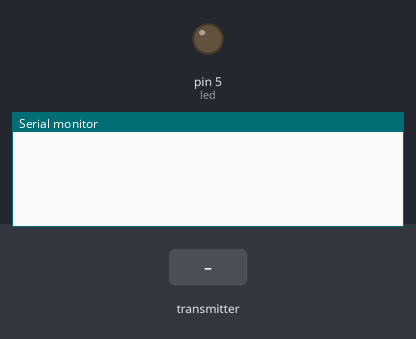
Bench run of a sketch on a simulated Arduino Uno, built with avr-gcc and run on an emulated ATmega328P. Parts: output pins drawn as LEDs (lit = HIGH), the last lines printed to the serial monitor. Inputs (shaded band) come from the test bench. No radio packets arrive unless stated.

Above: at 1.2 s.
1.3 s: the transmitter starts sending msg.0 = 0
At 1.7 s:
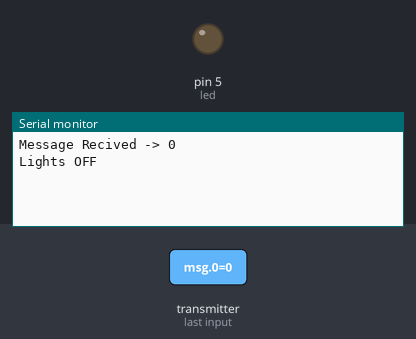
2.8 s: the transmitter starts sending msg.0 = 64
At 3.5 s:
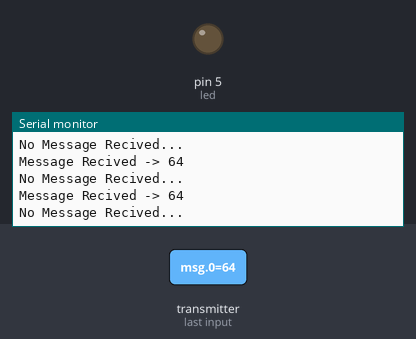

The sketch:

NRF24L01_SIMPLE_RX.ino
```cpp
#include<SPI.h>
#include<RF24.h>

byte msg[1];
RF24 radio(7,8);
int led = 5;
const uint64_t pipe = 0x8675309ABCll;

void setup()
{
Serial.begin(9600);
pinMode(led,OUTPUT);
radio.begin();
radio.openReadingPipe(1,pipe);
radio.startListening();
}

void loop()
{
if(radio.available())
  {
   radio.read(msg,sizeof(msg));
   Serial.print("Message Recived -> ");
   Serial.println(msg[0]);
   if(msg[0]==1)
     {
      digitalWrite(led,1);
      Serial.println("Lights ON");
      delay(2000);
     }
   else if(msg[0]==0)
     {
      digitalWrite(led,0);
      Serial.println("Lights OFF");
      delay(2000);
     }
    else
     {
      Serial.println("No Message Recived...");
     }
   }
}
```

Measured:
- after the input at 1.3 s, the serial monitor: prints a new line at once (image 1)
- after the input at 2.8 s, the serial monitor: prints a new line after 0.50 s (image 2)
